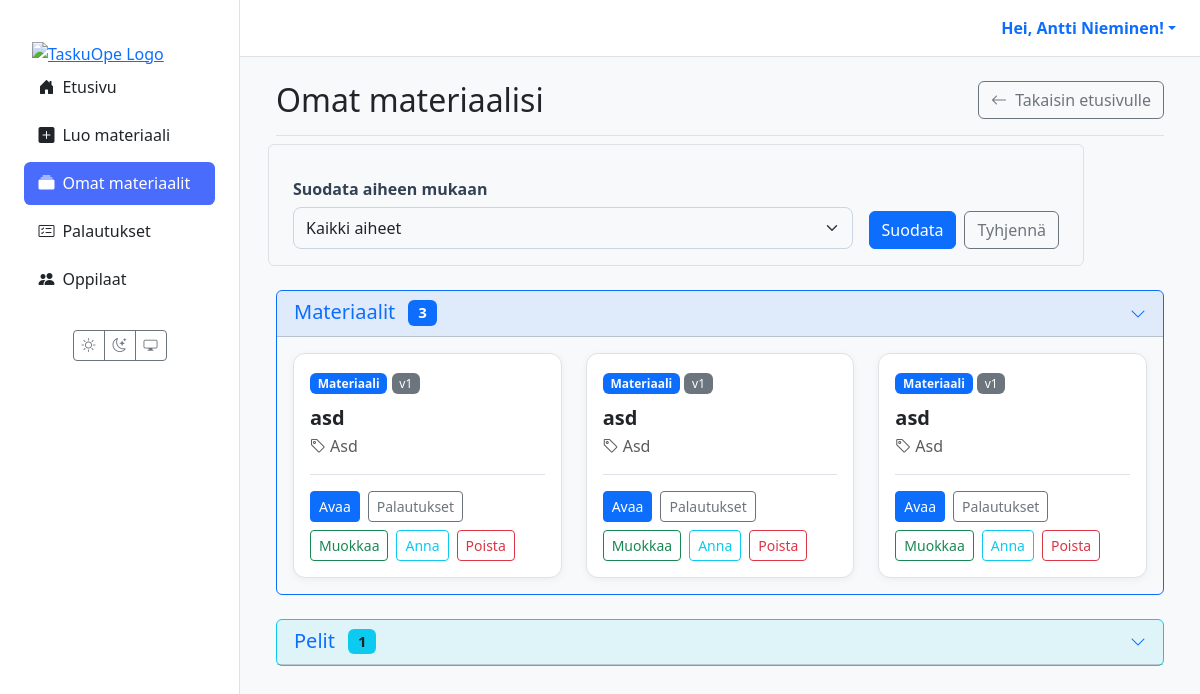
Screenshot of /materiaalit/ (signed in) with the database file from the repository.
### users/models.py (models this page shows, shortened)
class CustomUser(AbstractUser):
    class Role(models.TextChoices):
        TEACHER = 'TEACHER', 'Teacher'
        STUDENT = 'STUDENT', 'Student'
    role = models.CharField(max_length=50, choices=Role.choices, default=Role.STUDENT)
    grade_class = models.PositiveSmallIntegerField(
        verbose_name="Luokka-aste",
        null=True,
        blank=True,
        choices=[(i, f"{i}. luokka") for i in range(1, 7)]
    )
    profile_image = models.ImageField(
        verbose_name="Profiilikuva",
        upload_to='profile_pics/',
        null=True,
        blank=True
    )

### materials/models.py (models this page shows, shortened)
class Material(models.Model):
    class MaterialType(models.TextChoices):
        TASK = 'tehtävä', _('Tehtävä')
        LEARNING_MATERIAL = 'oppimateriaali', _('Oppimateriaali')
        TEST = 'testi', _('Testi')
        EXAM = 'koe', _('Koe')
        GAME = 'peli', _('Peli')
    class Status(models.TextChoices):
        DRAFT = 'DRAFT', _('Luonnos')
        PENDING_APPROVAL = 'PENDING', _('Odottaa hyväksyntää')
        APPROVED = 'APPROVED', _('Hyväksytty')
        REJECTED = 'REJECTED', _('Hylätty')
    GRADE_CHOICES = [(str(i), f"{i}. luokka") for i in range(1, 7)]
    id = models.UUIDField(primary_key=True, default=uuid.uuid4, editable=False)
    title = models.CharField(max_length=255, verbose_name=_("Otsikko"))
    content = models.TextField(
        verbose_name=_("Sisältö"),
        help_text=_("Raakasisältö, esim. AI:n tuottama teksti.")
    )
    structured_content = models.JSONField(
        null=True,
        blank=True,
        verbose_name=_("Jäsennelty sisältö"),
        help_text=_("Esim. monivalinnat tai tehtävän rakenne JSON-muodossa.")
    )
    material_type = models.CharField(
        max_length=50,
        choices=MaterialType.choices,
        default=MaterialType.TASK,
        verbose_name=_("Materiaalin tyyppi"),
    )
    subject = models.CharField(max_length=100, null=True, blank=True, verbose_name=_("Aine"))
    grade_level = models.CharField(
        max_length=20,
        choices=GRADE_CHOICES,
        null=True,
        blank=True,
        verbose_name=_("Luokka-aste"),
    )
    audience = models.JSONField(
        null=True,
        blank=True,
        verbose_name=_("Kohderyhmä"),
        help_text=_("Esim. {'learning_styles': ['visuaalinen'], 'languages': ['fi']}")
    )
    author = models.ForeignKey(
        settings.AUTH_USER_MODEL,
        related_name='authored_materials',
        on_delete=models.CASCADE,
        limit_choices_to={'role': 'TEACHER'},
        verbose_name=_("Tekijä (opettaja)"),
    )
    prompt = models.ForeignKey(
        Prompt,
        on_delete=models.SET_NULL,
        null=True,
        blank=True,
        verbose_name=_("Kehoite"),
    )
    status = models.CharField(
        max_length=50,
        choices=Status.choices,
        default=Status.DRAFT,
        verbose_name=_("Tila"),
    )
    version = models.IntegerField(default=1, verbose_name=_("Versio"))
    parent = models.ForeignKey(
        'self',
        on_delete=models.SET_NULL,
        null=True,
        blank=True,
        related_name='versions',
        verbose_name=_("Edellinen versio"),
    )
    created_at = models.DateTimeField(auto_now_add=True, verbose_name=_("Luotu"))
    updated_at = models.DateTimeField(auto_now=True, verbose_name=_("Päivitetty"))
    class Meta:
        verbose_name = _("Materiaali")
        verbose_name_plural = _("Materiaalit")

### materials/views/teacher.py (the view)
# urls.py: path("materiaalit/", views.material_list_view, name="material_list"),
@login_required(login_url='kirjaudu')
def material_list_view(request):
    if request.user.role != 'TEACHER':
        messages.error(request, "Vain opettajat voivat nähdä tämän sivun.")
        return redirect('dashboard')
    selected_subject = request.GET.get('subject', '')
    all_materials = Material.objects.filter(author=request.user).order_by('-created_at')
    normal_materials = all_materials.exclude(material_type='peli')
    game_materials = all_materials.filter(material_type='peli')
    subjects = all_materials.exclude(subject__isnull=True).exclude(subject='').values_list('subject', flat=True).distinct().order_by('subject')
    if selected_subject:
        normal_materials = normal_materials.filter(subject=selected_subject)
        game_materials = game_materials.filter(subject=selected_subject)
    context = {
        'materials': normal_materials,  # Normaalit materiaalit
        'games': list(game_materials[:50]),  # Pelit erikseen
        'subjects': subjects,
        'selected_subject': selected_subject,
    }
    return render(request, 'materials/list.html', context)

### templates/materials/list.html (shortened to what this page needs)
{% extends 'partials/base.html' %}
{% load static %}
{% block content %}
<div class="container-fluid">
  <div class="d-flex justify-content-between align-items-center mb-4 border-bottom pb-3">
    <h1 class="h2 mb-0">Omat materiaalisi</h1>
    <a href="{% url 'dashboard' %}" class="btn btn-outline-secondary">
      <i class="bi bi-arrow-left me-1"></i> Takaisin etusivulle
    </a>
  </div>
  <div style="max-width: 800px;" class="mb-4">
    <form method="get" class="row g-3 align-items-end p-3 rounded border">
      <div class="col-md">
        <label for="subject-filter" class="form-label fw-bold">Suodata aiheen mukaan</label>
        <select name="subject" id="subject-filter" class="form-select">
          <option value="">Kaikki aiheet</option>
        </select>
      </div>
      <div class="col-md-auto">
        <div class="d-flex gap-2">
          <button type="submit" class="btn btn-primary">Suodata</button>
          <a href="{% url 'material_list' %}" class="btn btn-outline-secondary">Tyhjennä</a>
        </div>
      </div>
    </form>
  </div>
<section class="mb-4">
  <div class="card border-primary">
    <div class="card-header bg-primary bg-opacity-10">
      <button class="btn btn-link w-100 text-start text-decoration-none p-0"
              type="button"
              data-bs-toggle="collapse"
              data-bs-target="#materialsCollapse"
              aria-expanded="true"
              aria-controls="materialsCollapse">
        <div class="d-flex justify-content-between align-items-center">
          <h5 class="mb-0">Materiaalit <span class="badge bg-primary ms-2">{{ materials|length }}</span></h5>
          <i class="bi bi-chevron-down"></i>
        </div>
      </button>
    </div>
    <div id="materialsCollapse" class="collapse show">
      <div class="card-body">
        <div class="row row-cols-1 row-cols-md-2 row-cols-xl-3 g-4">
          {% for m in materials %}
            <div class="col">
              <div class="card material-card h-100">
                <div class="card-body d-flex flex-column">
                  <div class="mb-2">
                    <span class="badge bg-primary text-light">Materiaali</span>
                    <span class="badge bg-secondary fw-normal">v{{ m.version }}</span>
                  </div>
                  <h5 class="card-title mt-1">{{ m.title }}</h5>
                  <p class="card-subtitle mb-3 text-muted">
                    <i class="bi bi-tag me-1"></i>{{ m.subject|default:'Ei määritelty' }}
                  </p>
                  <div class="card-actions mt-auto pt-3">
                    <a class="btn btn-sm btn-primary" href="{% url 'material_detail' material_id=m.id %}">Avaa</a>
                    <a class="btn btn-sm btn-outline-secondary" href="{% url 'view_submissions' material_id=m.id %}">Palautukset</a>
                    <a class="btn btn-sm btn-outline-success" href="{% url 'material_edit' material_id=m.id %}">Muokkaa</a>
                    <a class="btn btn-sm btn-outline-info" href="{% url 'assign_material' material_id=m.id %}">Anna</a>
                    <button type="button" class="btn btn-sm btn-outline-danger"
                            data-bs-toggle="modal"
                            data-bs-target="#deleteMaterialModal-{{ m.id }}">
                      Poista
                    </button>
                  </div>
                </div>
              </div>
            </div>
          {% empty %}
            <div class="col-12"><div class="alert alert-info">Ei materiaaleja tällä suodatuksella.</div></div>
          {% endfor %}
        </div>
      </div>
    </div>
  </div>
</section>
{% if games %}
<section class="mb-4">
  <div class="card border-info">
    <div class="card-header bg-info bg-opacity-10">
      <button class="btn btn-link w-100 text-start text-decoration-none p-0"
              type="button"
              data-bs-toggle="collapse"
              data-bs-target="#gamesCollapse"
              aria-expanded="false"
              aria-controls="gamesCollapse">
        <div class="d-flex justify-content-between align-items-center">
          <h5 class="mb-0">Pelit <span class="badge bg-info text-dark ms-2">{{ games|length }}</span></h5>
          <i class="bi bi-chevron-down"></i>
        </div>
      </button>
    </div>
  </div>
</section>
{% endif %}
</div>
{% endblock %}

### templates/partials/base.html (shortened to what this page needs)
{% load static %}
<!DOCTYPE html>
<html lang="fi" data-bs-theme="light">
<head>
  <link href="https://cdn.jsdelivr.net/npm/bootstrap@5.3.2/dist/css/bootstrap.min.css" rel="stylesheet">
  <link rel="stylesheet" href="https://cdn.jsdelivr.net/npm/bootstrap-icons@1.11.3/font/bootstrap-icons.min.css">
  <link rel="stylesheet" href="{% static 'css/style.css' %}">
</head>
<body>
  <div class="main-layout-container">
    <aside class="sidebar d-none d-lg-flex flex-column">
      <div class="flex-column w-100">
        <a href="{% url 'dashboard' %}" class="px-3 pt-3 d-block"><img src="{% static 'images/logo1.png' %}" alt="TaskuOpe Logo" class="img-fluid"></a>
        {% with nm=request.resolver_match.url_name %}
        <nav class="nav nav-pills flex-column mb-4 px-2">
          <a href="{% url 'dashboard' %}" class="nav-link {% if nm == 'dashboard' %}active{% endif %}"><i class="bi bi-house-door-fill me-2"></i>Etusivu</a>
          {% if request.user.is_authenticated and request.user.role == 'STUDENT' %}
            <a href="{% url 'student_assignments' %}" class="nav-link {% if nm == 'student_assignments' %}active{% endif %}"><i class="bi bi-list-check me-2"></i>Omat tehtävät</a>
            <a href="{% url 'student_games' %}" class="nav-link {% if nm == 'student_games' %}active{% endif %}"><i class="bi bi-controller me-2"></i>Pelit</a>
            <a href="{% url 'student_grades' %}" class="nav-link {% if nm == 'student_grades' %}active{% endif %}"><i class="bi bi-award me-2"></i>Palautukset & arvioinnit</a>
          {% elif request.user.is_authenticated and request.user.role == 'TEACHER' %}
            <a href="{% url 'create_material' %}" class="nav-link {% if nm == 'create_material' %}active{% endif %}"><i class="bi bi-plus-square-fill me-2"></i>Luo materiaali</a>
            <a href="{% url 'material_list' %}" class="nav-link {% if nm == 'material_list' %}active{% endif %}"><i class="bi bi-collection-fill me-2"></i>Omat materiaalit</a>
            <a href="{% url 'view_all_submissions' %}" class="nav-link {% if nm == 'view_all_submissions' %}active{% endif %}"><i class="bi bi-card-checklist me-2"></i>Palautukset</a>
            <a href="{% url 'teacher_student_list' %}" class="nav-link {% if nm == 'teacher_student_list' %}active{% endif %}"><i class="bi bi-people-fill me-2"></i>Oppilaat</a>
          {% endif %}
        </nav>
        {% endwith %}
        <div class="mt-auto text-center pb-3">
          <div class="btn-group"><button id="theme-light" class="btn btn-outline-secondary btn-sm"><i class="bi bi-sun"></i></button><button id="theme-dark" class="btn btn-outline-secondary btn-sm"><i class="bi bi-moon-stars"></i></button><button id="theme-system" class="btn btn-outline-secondary btn-sm"><i class="bi bi-display"></i></button></div>
        </div>
      </div>
    </aside>
    <div class="main-content-wrapper">
      <header class="main-header d-none d-lg-flex justify-content-end align-items-center px-4 py-3">
        <div class="dropdown">
          <a href="#" class="d-flex align-items-center text-decoration-none dropdown-toggle" data-bs-toggle="dropdown">
            <strong>Hei, {{ user.get_full_name|default:user.username }}!</strong>
          </a>
        </div>
      </header>
      <main class="page-content">
        {% block content %}{% endblock %}
      </main>
    </div>
  </div>
</body>
</html>

### staticfiles/css/style.css (style rules this page uses)
:root { --sidebar-width: 240px; }
[data-bs-theme="light"] { --bg-color: #f8f9fa; --card-bg-color: #ffffff; --text-color: #212529; --border-color: #dee2e6; --bs-body-bg: var(--bg-color); --bs-body-color: var(--text-color); --bs-border-color: var(--border-color); --bs-card-bg: var(--card-bg-color); }
html, body { height: 100%; overflow: hidden; }
.main-layout-container { display: flex; flex-direction: row; height: 100%; width: 100%; background-color: var(--bs-body-bg); }
.sidebar { width: var(--sidebar-width); flex-shrink: 0; height: 100vh; overflow-y: auto; background-color: var(--card-bg-color); border-right: 1px solid var(--border-color); padding: 1.5rem 1rem; }
.main-content-wrapper { flex-grow: 1; display: flex; flex-direction: column; height: 100vh; overflow: hidden; }
.main-header { flex-shrink: 0; background-color: var(--card-bg-color); border-bottom: 1px solid var(--border-color); padding: 0.75rem 1.5rem; }
.page-content { flex-grow: 1; overflow-y: auto; padding: 1.5rem; }
.sidebar .nav-link { color: var(--text-color); font-weight: 500; padding: 0.6rem 0.9rem; border-radius: 0.4rem; margin-bottom: 0.3rem; transition: background 0.2s; }
.sidebar .nav-link.active { background-color: #4a6cfd; color: #fff; }
.card-body, #markdown-preview { display: flow-root; }
#markdown-preview h1, .card-body h1, #markdown-preview h2, .card-body h2, #markdown-preview h3, .card-body h3, #markdown-preview h4, .card-body h4, #markdown-preview p, .card-body p, #markdown-preview ul, .card-body ul, #markdown-preview ol, .card-body ol, #markdown-preview blockquote, .card-body blockquote { margin-bottom: 1.25rem; }
.form-label { font-weight: 600; margin-bottom: 6px; color: #334155; }
.form-control, .form-select { border: 1px solid #cbd5e1; padding: 8px 12px; border-radius: 8px; transition: border-color 0.2s, box-shadow 0.2s; }
:root { --taskuope-font-sans: system-ui, -apple-system, "Segoe UI", Roboto, "Helvetica Neue", Arial, sans-serif; }
.material-card { border: 1px solid var(--border-color); border-radius: 0.75rem; box-shadow: 0 2px 8px rgba(0,0,0,0.05); transition: transform 0.2s ease, box-shadow 0.2s ease; background-color: var(--card-bg-color); }
.material-card .card-title { font-weight: 600; color: var(--text-color); }
.material-card .card-actions { border-top: 1px solid var(--border-color); display: flex; flex-wrap: wrap; gap: 0.5rem; align-items: center; }

### rows the page displays
CustomUser: get_full_name "Antti Nieminen"
Material: version "1", title "asd", subject "Asd"
Material: version "1", title "asd", subject "Asd"
Material: version "1", title "asd", subject "Asd"

### other values shown
{{ materials|length }} "3"
{{ games|length }} "1"
